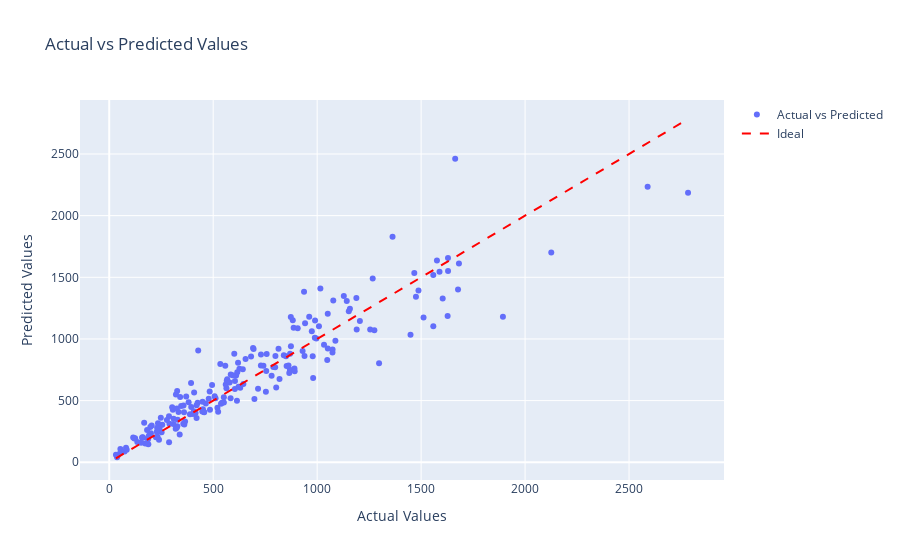

Source (notebook cell):
### Code cell
import plotly.graph_objects as go

# Predict on the test set
y_pred = model.predict(x_test)

# Create a scatter plot with actual vs predicted values
fig = go.Figure()

fig.add_trace(go.Scatter(
    x=y_test.flatten(),
    y=y_pred,
    mode='markers',
    name='Actual vs Predicted'
))

# Add a line representing the ideal case
fig.add_trace(go.Scatter(
    x=[min(y_test.flatten()), max(y_test.flatten())],
    y=[min(y_test.flatten()), max(y_test.flatten())],
    mode='lines',
    name='Ideal',
    line=dict(color='red', dash='dash')
))

fig.update_layout(
    title='Actual vs Predicted Values',
    xaxis_title='Actual Values',
    yaxis_title='Predicted Values',
    showlegend=True,
)

fig.show()

### Figure 1 — Plotly figure (JSON) as saved in the notebook; plotly's stock layout.template omitted (floating-point values rounded to 4 significant figures; data arrays with more than 128 entries replaced by an {"elided": "..."} marker saying what was removed)
{"data": [{"mode": "markers", "name": "Actual vs Predicted", "type": "scatter", "x": {"elided": "200 float values"}, "y": {"elided": "200 float values"}}, {"line": {"color": "red", "dash": "dash"}, "mode": "lines", "name": "Ideal", "type": "scatter", "x": [32.35, 2784.0], "y": [32.35, 2784.0]}], "layout": {"showlegend": true, "title": {"text": "Actual vs Predicted Values"}, "xaxis": {"title": {"text": "Actual Values"}}, "yaxis": {"title": {"text": "Predicted Values"}}}}
